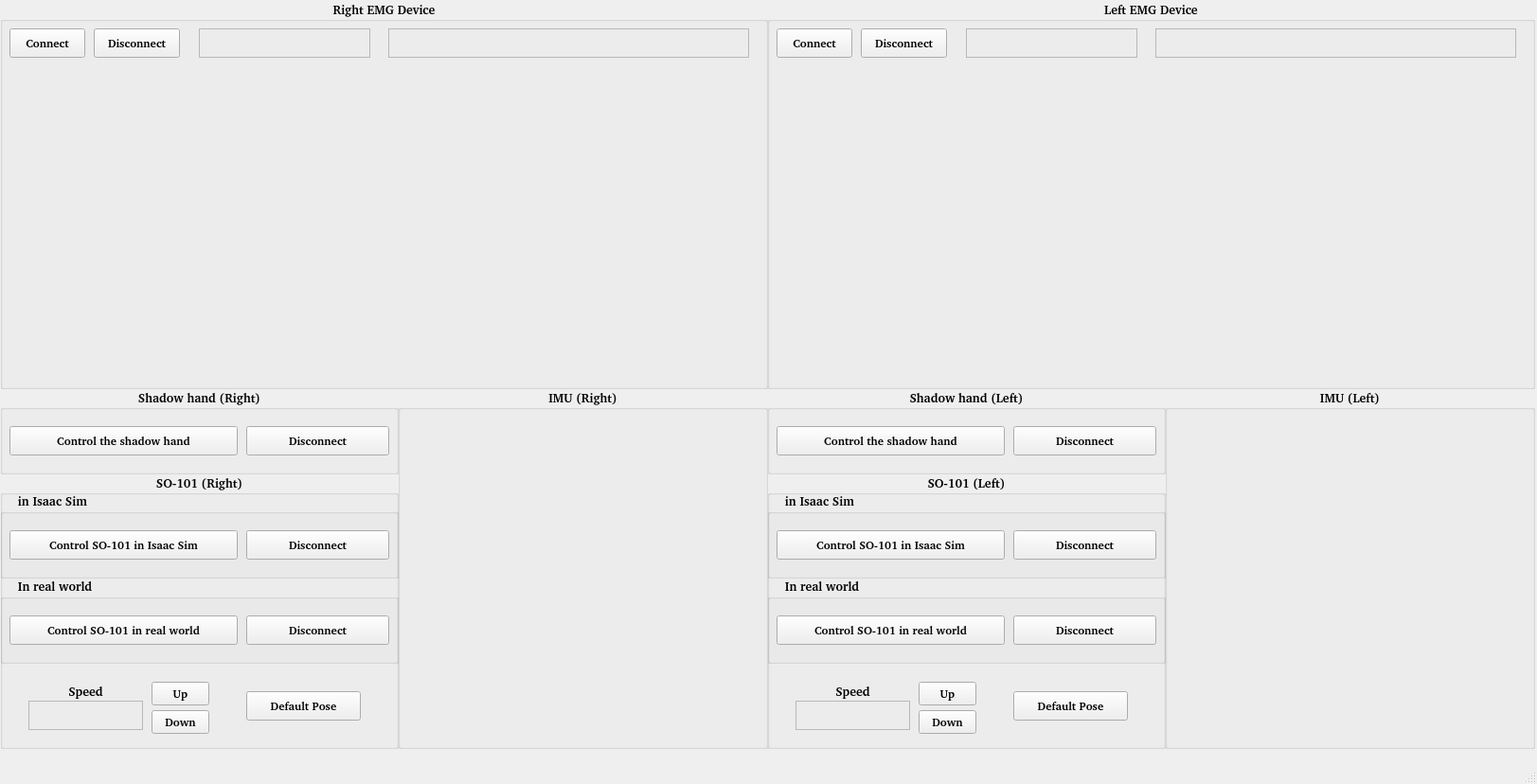
<?xml version="1.0" encoding="UTF-8"?>
<ui version="4.0">
 <class>MainWindow</class>
 <widget class="QMainWindow" name="MainWindow">
  <property name="geometry">
   <rect>
    <x>0</x>
    <y>0</y>
    <width>1623</width>
    <height>828</height>
   </rect>
  </property>
  <property name="font">
   <font>
    <family>URW Gothic [urw]</family>
    <pointsize>12</pointsize>
    <weight>75</weight>
    <bold>true</bold>
   </font>
  </property>
  <property name="windowTitle">
   <string>HRI control dashboard</string>
  </property>
  <widget class="QWidget" name="centralwidget">
   <property name="font">
    <font>
     <family>URW Gothic [urw]</family>
     <pointsize>10</pointsize>
     <weight>75</weight>
     <bold>true</bold>
    </font>
   </property>
   <property name="layoutDirection">
    <enum>Qt::LeftToRight</enum>
   </property>
   <widget class="QWidget" name="horizontalLayoutWidget">
    <property name="geometry">
     <rect>
      <x>0</x>
      <y>0</y>
      <width>811</width>
      <height>411</height>
     </rect>
    </property>
    <layout class="QHBoxLayout" name="horizontalLayout">
     <item>
      <widget class="QGroupBox" name="right_emg_device">
       <property name="font">
        <font>
         <family>URW Gothic [urw]</family>
         <pointsize>10</pointsize>
         <weight>75</weight>
         <italic>false</italic>
         <bold>true</bold>
         <underline>false</underline>
        </font>
       </property>
       <property name="layoutDirection">
        <enum>Qt::LeftToRight</enum>
       </property>
       <property name="title">
        <string>Right EMG Device</string>
       </property>
       <property name="alignment">
        <set>Qt::AlignCenter</set>
       </property>
       <widget class="QPushButton" name="btn_connect_right_emg">
        <property name="geometry">
         <rect>
          <x>10</x>
          <y>30</y>
          <width>80</width>
          <height>31</height>
         </rect>
        </property>
        <property name="font">
         <font>
          <family>URW Gothic [urw]</family>
          <pointsize>9</pointsize>
          <weight>75</weight>
          <italic>false</italic>
          <bold>true</bold>
          <underline>false</underline>
         </font>
        </property>
        <property name="text">
         <string>Connect</string>
        </property>
       </widget>
       <widget class="QPushButton" name="btn_disconnect_right_emg">
        <property name="geometry">
         <rect>
          <x>99</x>
          <y>30</y>
          <width>91</width>
          <height>31</height>
         </rect>
        </property>
        <property name="font">
         <font>
          <family>URW Gothic [urw]</family>
          <pointsize>9</pointsize>
          <weight>75</weight>
          <italic>false</italic>
          <bold>true</bold>
          <underline>false</underline>
         </font>
        </property>
        <property name="text">
         <string>Disconnect</string>
        </property>
       </widget>
       <widget class="QLabel" name="label_right_status">
        <property name="geometry">
         <rect>
          <x>210</x>
          <y>30</y>
          <width>181</width>
          <height>31</height>
         </rect>
        </property>
        <property name="font">
         <font>
          <family>URW Gothic [urw]</family>
          <pointsize>9</pointsize>
          <weight>75</weight>
          <italic>false</italic>
          <bold>true</bold>
          <underline>false</underline>
          <strikeout>false</strikeout>
          <stylestrategy>PreferDefault</stylestrategy>
          <kerning>true</kerning>
         </font>
        </property>
        <property name="layoutDirection">
         <enum>Qt::LeftToRight</enum>
        </property>
        <property name="frameShape">
         <enum>QFrame::StyledPanel</enum>
        </property>
        <property name="frameShadow">
         <enum>QFrame::Plain</enum>
        </property>
        <property name="lineWidth">
         <number>10</number>
        </property>
        <property name="midLineWidth">
         <number>10</number>
        </property>
        <property name="text">
         <string>&lt;html&gt;&lt;head/&gt;&lt;body&gt;&lt;p align=&quot;center&quot;&gt;&lt;br/&gt;&lt;/p&gt;&lt;/body&gt;&lt;/html&gt;</string>
        </property>
        <property name="alignment">
         <set>Qt::AlignCenter</set>
        </property>
       </widget>
       <widget class="QLabel" name="label_right_gesture">
        <property name="geometry">
         <rect>
          <x>410</x>
          <y>30</y>
          <width>381</width>
          <height>31</height>
         </rect>
        </property>
        <property name="font">
         <font>
          <family>URW Gothic [urw]</family>
          <pointsize>9</pointsize>
          <weight>75</weight>
          <italic>false</italic>
          <bold>true</bold>
          <underline>false</underline>
          <strikeout>false</strikeout>
          <stylestrategy>PreferDefault</stylestrategy>
          <kerning>true</kerning>
         </font>
        </property>
        <property name="layoutDirection">
         <enum>Qt::LeftToRight</enum>
        </property>
        <property name="frameShape">
         <enum>QFrame::StyledPanel</enum>
        </property>
        <property name="frameShadow">
         <enum>QFrame::Plain</enum>
        </property>
        <property name="lineWidth">
         <number>10</number>
        </property>
        <property name="midLineWidth">
         <number>10</number>
        </property>
        <property name="text">
         <string>&lt;html&gt;&lt;head/&gt;&lt;body&gt;&lt;p align=&quot;center&quot;&gt;&lt;br/&gt;&lt;/p&gt;&lt;/body&gt;&lt;/html&gt;</string>
        </property>
        <property name="alignment">
         <set>Qt::AlignCenter</set>
        </property>
       </widget>
       <widget class="QWidget" name="widget_right_ch1" native="true">
        <property name="geometry">
         <rect>
          <x>10</x>
          <y>70</y>
          <width>181</width>
          <height>151</height>
         </rect>
        </property>
        <property name="cursor">
         <cursorShape>ForbiddenCursor</cursorShape>
        </property>
        <property name="layoutDirection">
         <enum>Qt::LeftToRight</enum>
        </property>
       </widget>
       <widget class="QWidget" name="widget_right_ch2" native="true">
        <property name="geometry">
         <rect>
          <x>210</x>
          <y>70</y>
          <width>181</width>
          <height>151</height>
         </rect>
        </property>
       </widget>
       <widget class="QWidget" name="widget_right_ch3" native="true">
        <property name="geometry">
         <rect>
          <x>410</x>
          <y>70</y>
          <width>181</width>
          <height>151</height>
         </rect>
        </property>
       </widget>
       <widget class="QWidget" name="widget_right_ch4" native="true">
        <property name="geometry">
         <rect>
          <x>610</x>
          <y>70</y>
          <width>181</width>
          <height>151</height>
         </rect>
        </property>
       </widget>
       <widget class="QWidget" name="widget_right_ch5" native="true">
        <property name="geometry">
         <rect>
          <x>20</x>
          <y>240</y>
          <width>171</width>
          <height>141</height>
         </rect>
        </property>
       </widget>
       <widget class="QWidget" name="widget_right_ch6" native="true">
        <property name="geometry">
         <rect>
          <x>210</x>
          <y>240</y>
          <width>181</width>
          <height>151</height>
         </rect>
        </property>
       </widget>
       <widget class="QWidget" name="widget_right_ch7" native="true">
        <property name="geometry">
         <rect>
          <x>410</x>
          <y>240</y>
          <width>181</width>
          <height>151</height>
         </rect>
        </property>
       </widget>
       <widget class="QWidget" name="widget_right_ch8" native="true">
        <property name="geometry">
         <rect>
          <x>610</x>
          <y>240</y>
          <width>181</width>
          <height>151</height>
         </rect>
        </property>
       </widget>
      </widget>
     </item>
    </layout>
   </widget>
   <widget class="QWidget" name="horizontalLayoutWidget_2">
    <property name="geometry">
     <rect>
      <x>810</x>
      <y>0</y>
      <width>811</width>
      <height>411</height>
     </rect>
    </property>
    <layout class="QHBoxLayout" name="horizontalLayout_2">
     <item>
      <widget class="QGroupBox" name="left_emg_device">
       <property name="font">
        <font>
         <family>URW Gothic [urw]</family>
         <pointsize>10</pointsize>
         <weight>75</weight>
         <italic>false</italic>
         <bold>true</bold>
        </font>
       </property>
       <property name="title">
        <string>Left EMG Device</string>
       </property>
       <property name="alignment">
        <set>Qt::AlignCenter</set>
       </property>
       <widget class="QPushButton" name="btn_connect_left_emg">
        <property name="geometry">
         <rect>
          <x>10</x>
          <y>30</y>
          <width>80</width>
          <height>31</height>
         </rect>
        </property>
        <property name="font">
         <font>
          <family>URW Gothic [urw]</family>
          <pointsize>9</pointsize>
          <weight>75</weight>
          <italic>false</italic>
          <bold>true</bold>
          <underline>false</underline>
         </font>
        </property>
        <property name="text">
         <string>Connect</string>
        </property>
       </widget>
       <widget class="QPushButton" name="btn_disconnect_left_emg">
        <property name="geometry">
         <rect>
          <x>99</x>
          <y>30</y>
          <width>91</width>
          <height>31</height>
         </rect>
        </property>
        <property name="font">
         <font>
          <family>URW Gothic [urw]</family>
          <pointsize>9</pointsize>
          <weight>75</weight>
          <italic>false</italic>
          <bold>true</bold>
          <underline>false</underline>
         </font>
        </property>
        <property name="text">
         <string>Disconnect</string>
        </property>
       </widget>
       <widget class="QWidget" name="widget_left_ch1" native="true">
        <property name="geometry">
         <rect>
          <x>10</x>
          <y>70</y>
          <width>181</width>
          <height>151</height>
         </rect>
        </property>
       </widget>
       <widget class="QWidget" name="widget_left_ch2" native="true">
        <property name="geometry">
         <rect>
          <x>210</x>
          <y>70</y>
          <width>181</width>
          <height>151</height>
         </rect>
        </property>
       </widget>
       <widget class="QWidget" name="widget_left_ch3" native="true">
        <property name="geometry">
         <rect>
          <x>410</x>
          <y>70</y>
          <width>181</width>
          <height>151</height>
         </rect>
        </property>
       </widget>
       <widget class="QWidget" name="widget_left_ch4" native="true">
        <property name="geometry">
         <rect>
          <x>610</x>
          <y>70</y>
          <width>181</width>
          <height>151</height>
         </rect>
        </property>
       </widget>
       <widget class="QWidget" name="widget_left_ch5" native="true">
        <property name="geometry">
         <rect>
          <x>10</x>
          <y>240</y>
          <width>181</width>
          <height>151</height>
         </rect>
        </property>
       </widget>
       <widget class="QWidget" name="widget_left_ch6" native="true">
        <property name="geometry">
         <rect>
          <x>210</x>
          <y>240</y>
          <width>181</width>
          <height>151</height>
         </rect>
        </property>
       </widget>
       <widget class="QWidget" name="widget_left_ch7" native="true">
        <property name="geometry">
         <rect>
          <x>410</x>
          <y>240</y>
          <width>181</width>
          <height>151</height>
         </rect>
        </property>
       </widget>
       <widget class="QWidget" name="widget_left_ch8" native="true">
        <property name="geometry">
         <rect>
          <x>610</x>
          <y>240</y>
          <width>181</width>
          <height>151</height>
         </rect>
        </property>
       </widget>
       <widget class="QLabel" name="label_left_status">
        <property name="geometry">
         <rect>
          <x>210</x>
          <y>30</y>
          <width>181</width>
          <height>31</height>
         </rect>
        </property>
        <property name="font">
         <font>
          <family>URW Gothic [urw]</family>
          <pointsize>9</pointsize>
          <weight>75</weight>
          <italic>false</italic>
          <bold>true</bold>
         </font>
        </property>
        <property name="frameShape">
         <enum>QFrame::StyledPanel</enum>
        </property>
        <property name="text">
         <string/>
        </property>
        <property name="alignment">
         <set>Qt::AlignCenter</set>
        </property>
       </widget>
       <widget class="QLabel" name="label_left_gesture">
        <property name="geometry">
         <rect>
          <x>410</x>
          <y>30</y>
          <width>381</width>
          <height>31</height>
         </rect>
        </property>
        <property name="font">
         <font>
          <family>URW Gothic [urw]</family>
          <pointsize>9</pointsize>
          <weight>75</weight>
          <italic>false</italic>
          <bold>true</bold>
         </font>
        </property>
        <property name="frameShape">
         <enum>QFrame::StyledPanel</enum>
        </property>
        <property name="text">
         <string/>
        </property>
        <property name="textFormat">
         <enum>Qt::AutoText</enum>
        </property>
        <property name="alignment">
         <set>Qt::AlignCenter</set>
        </property>
       </widget>
      </widget>
     </item>
    </layout>
   </widget>
   <widget class="QWidget" name="horizontalLayoutWidget_3">
    <property name="geometry">
     <rect>
      <x>0</x>
      <y>410</y>
      <width>421</width>
      <height>91</height>
     </rect>
    </property>
    <layout class="QHBoxLayout" name="horizontalLayout_3">
     <item>
      <widget class="QGroupBox" name="shadow_hand_right">
       <property name="font">
        <font>
         <family>URW Gothic [urw]</family>
         <pointsize>10</pointsize>
         <weight>75</weight>
         <italic>false</italic>
         <bold>true</bold>
        </font>
       </property>
       <property name="title">
        <string>Shadow hand (Right)</string>
       </property>
       <property name="alignment">
        <set>Qt::AlignCenter</set>
       </property>
       <widget class="QPushButton" name="btn_shadow_right_on">
        <property name="geometry">
         <rect>
          <x>10</x>
          <y>40</y>
          <width>241</width>
          <height>31</height>
         </rect>
        </property>
        <property name="font">
         <font>
          <family>URW Gothic [urw]</family>
          <pointsize>9</pointsize>
          <weight>75</weight>
          <italic>false</italic>
          <bold>true</bold>
         </font>
        </property>
        <property name="text">
         <string>Control the shadow hand</string>
        </property>
       </widget>
       <widget class="QPushButton" name="btn_shadow_right_off">
        <property name="geometry">
         <rect>
          <x>260</x>
          <y>40</y>
          <width>151</width>
          <height>31</height>
         </rect>
        </property>
        <property name="font">
         <font>
          <family>URW Gothic [urw]</family>
          <pointsize>9</pointsize>
          <weight>75</weight>
          <italic>false</italic>
          <bold>true</bold>
         </font>
        </property>
        <property name="text">
         <string>Disconnect</string>
        </property>
       </widget>
      </widget>
     </item>
    </layout>
   </widget>
   <widget class="QWidget" name="horizontalLayoutWidget_4">
    <property name="geometry">
     <rect>
      <x>0</x>
      <y>500</y>
      <width>421</width>
      <height>291</height>
     </rect>
    </property>
    <layout class="QHBoxLayout" name="horizontalLayout_4">
     <item>
      <widget class="QGroupBox" name="so101_right">
       <property name="font">
        <font>
         <family>URW Gothic [urw]</family>
         <pointsize>10</pointsize>
         <weight>75</weight>
         <italic>false</italic>
         <bold>true</bold>
        </font>
       </property>
       <property name="title">
        <string>SO-101 (Right)</string>
       </property>
       <property name="alignment">
        <set>Qt::AlignCenter</set>
       </property>
       <widget class="QGroupBox" name="groupBox_7">
        <property name="geometry">
         <rect>
          <x>0</x>
          <y>20</y>
          <width>421</width>
          <height>91</height>
         </rect>
        </property>
        <property name="title">
         <string>     in Isaac Sim</string>
        </property>
        <widget class="QPushButton" name="btn_so101_sim_right_off">
         <property name="geometry">
          <rect>
           <x>260</x>
           <y>40</y>
           <width>151</width>
           <height>31</height>
          </rect>
         </property>
         <property name="font">
          <font>
           <family>URW Gothic [urw]</family>
           <pointsize>9</pointsize>
           <weight>75</weight>
           <italic>false</italic>
           <bold>true</bold>
          </font>
         </property>
         <property name="text">
          <string>Disconnect</string>
         </property>
        </widget>
       </widget>
       <widget class="QGroupBox" name="groupBox_8">
        <property name="geometry">
         <rect>
          <x>0</x>
          <y>110</y>
          <width>421</width>
          <height>91</height>
         </rect>
        </property>
        <property name="title">
         <string>     In real world</string>
        </property>
        <widget class="QPushButton" name="btn_so101_real_right_on">
         <property name="geometry">
          <rect>
           <x>10</x>
           <y>40</y>
           <width>241</width>
           <height>31</height>
          </rect>
         </property>
         <property name="font">
          <font>
           <family>URW Gothic [urw]</family>
           <pointsize>9</pointsize>
           <weight>75</weight>
           <italic>false</italic>
           <bold>true</bold>
          </font>
         </property>
         <property name="text">
          <string>Control SO-101 in real world</string>
         </property>
        </widget>
        <widget class="QPushButton" name="btn_so101_real_right_off">
         <property name="geometry">
          <rect>
           <x>260</x>
           <y>40</y>
           <width>151</width>
           <height>31</height>
          </rect>
         </property>
         <property name="font">
          <font>
           <family>URW Gothic [urw]</family>
           <pointsize>9</pointsize>
           <weight>75</weight>
           <italic>false</italic>
           <bold>true</bold>
          </font>
         </property>
         <property name="text">
          <string>Disconnect</string>
         </property>
        </widget>
       </widget>
       <widget class="QPushButton" name="btn_so101_sim_right_on">
        <property name="geometry">
         <rect>
          <x>10</x>
          <y>60</y>
          <width>241</width>
          <height>31</height>
         </rect>
        </property>
        <property name="font">
         <font>
          <family>URW Gothic [urw]</family>
          <pointsize>9</pointsize>
          <weight>75</weight>
          <italic>false</italic>
          <bold>true</bold>
         </font>
        </property>
        <property name="text">
         <string>Control SO-101 in Isaac Sim</string>
        </property>
       </widget>
       <widget class="QPushButton" name="btn_reset_right">
        <property name="geometry">
         <rect>
          <x>260</x>
          <y>230</y>
          <width>121</width>
          <height>31</height>
         </rect>
        </property>
        <property name="font">
         <font>
          <family>URW Gothic [urw]</family>
          <pointsize>9</pointsize>
          <weight>75</weight>
          <italic>false</italic>
          <bold>true</bold>
         </font>
        </property>
        <property name="text">
         <string>Default Pose</string>
        </property>
       </widget>
       <widget class="QPushButton" name="btn_speed_down_right">
        <property name="geometry">
         <rect>
          <x>160</x>
          <y>250</y>
          <width>61</width>
          <height>25</height>
         </rect>
        </property>
        <property name="font">
         <font>
          <family>URW Gothic [urw]</family>
          <pointsize>9</pointsize>
          <weight>75</weight>
          <italic>false</italic>
          <bold>true</bold>
         </font>
        </property>
        <property name="text">
         <string>Down</string>
        </property>
       </widget>
       <widget class="QLabel" name="label_7">
        <property name="geometry">
         <rect>
          <x>30</x>
          <y>220</y>
          <width>121</width>
          <height>21</height>
         </rect>
        </property>
        <property name="frameShape">
         <enum>QFrame::NoFrame</enum>
        </property>
        <property name="text">
         <string>Speed</string>
        </property>
        <property name="alignment">
         <set>Qt::AlignCenter</set>
        </property>
       </widget>
       <widget class="QPushButton" name="btn_speed_up_right">
        <property name="geometry">
         <rect>
          <x>160</x>
          <y>220</y>
          <width>61</width>
          <height>25</height>
         </rect>
        </property>
        <property name="font">
         <font>
          <family>URW Gothic [urw]</family>
          <pointsize>9</pointsize>
          <weight>75</weight>
          <italic>false</italic>
          <bold>true</bold>
         </font>
        </property>
        <property name="text">
         <string>Up</string>
        </property>
       </widget>
       <widget class="QLabel" name="label_speed_right">
        <property name="geometry">
         <rect>
          <x>30</x>
          <y>240</y>
          <width>121</width>
          <height>31</height>
         </rect>
        </property>
        <property name="frameShape">
         <enum>QFrame::StyledPanel</enum>
        </property>
        <property name="text">
         <string/>
        </property>
        <property name="alignment">
         <set>Qt::AlignCenter</set>
        </property>
       </widget>
      </widget>
     </item>
    </layout>
   </widget>
   <widget class="QWidget" name="horizontalLayoutWidget_5">
    <property name="geometry">
     <rect>
      <x>810</x>
      <y>410</y>
      <width>421</width>
      <height>91</height>
     </rect>
    </property>
    <layout class="QHBoxLayout" name="horizontalLayout_5">
     <item>
      <widget class="QGroupBox" name="shadow_hand_left">
       <property name="font">
        <font>
         <family>URW Gothic [urw]</family>
         <pointsize>10</pointsize>
         <weight>75</weight>
         <italic>false</italic>
         <bold>true</bold>
        </font>
       </property>
       <property name="title">
        <string>Shadow hand (Left)</string>
       </property>
       <property name="alignment">
        <set>Qt::AlignCenter</set>
       </property>
       <widget class="QPushButton" name="btn_shadow_left_off">
        <property name="geometry">
         <rect>
          <x>260</x>
          <y>40</y>
          <width>151</width>
          <height>31</height>
         </rect>
        </property>
        <property name="font">
         <font>
          <family>URW Gothic [urw]</family>
          <pointsize>9</pointsize>
          <weight>75</weight>
          <italic>false</italic>
          <bold>true</bold>
         </font>
        </property>
        <property name="text">
         <string>Disconnect</string>
        </property>
       </widget>
       <widget class="QPushButton" name="btn_shadow_left_on">
        <property name="geometry">
         <rect>
          <x>10</x>
          <y>40</y>
          <width>241</width>
          <height>31</height>
         </rect>
        </property>
        <property name="font">
         <font>
          <family>URW Gothic [urw]</family>
          <pointsize>9</pointsize>
          <weight>75</weight>
          <italic>false</italic>
          <bold>true</bold>
         </font>
        </property>
        <property name="text">
         <string>Control the shadow hand</string>
        </property>
       </widget>
      </widget>
     </item>
    </layout>
   </widget>
   <widget class="QWidget" name="horizontalLayoutWidget_6">
    <property name="geometry">
     <rect>
      <x>810</x>
      <y>500</y>
      <width>421</width>
      <height>291</height>
     </rect>
    </property>
    <layout class="QHBoxLayout" name="horizontalLayout_6">
     <item>
      <widget class="QGroupBox" name="so101_right_2">
       <property name="font">
        <font>
         <family>URW Gothic [urw]</family>
         <pointsize>10</pointsize>
         <weight>75</weight>
         <italic>false</italic>
         <bold>true</bold>
        </font>
       </property>
       <property name="title">
        <string>SO-101 (Left)</string>
       </property>
       <property name="alignment">
        <set>Qt::AlignCenter</set>
       </property>
       <widget class="QGroupBox" name="groupBox_9">
        <property name="geometry">
         <rect>
          <x>0</x>
          <y>20</y>
          <width>421</width>
          <height>91</height>
         </rect>
        </property>
        <property name="title">
         <string>     in Isaac Sim</string>
        </property>
        <widget class="QPushButton" name="btn_so101_sim_left_off">
         <property name="geometry">
          <rect>
           <x>260</x>
           <y>40</y>
           <width>151</width>
           <height>31</height>
          </rect>
         </property>
         <property name="font">
          <font>
           <family>URW Gothic [urw]</family>
           <pointsize>9</pointsize>
           <weight>75</weight>
           <italic>false</italic>
           <bold>true</bold>
          </font>
         </property>
         <property name="text">
          <string>Disconnect</string>
         </property>
        </widget>
       </widget>
       <widget class="QPushButton" name="btn_so101_sim_left_on">
        <property name="geometry">
         <rect>
          <x>10</x>
          <y>60</y>
          <width>241</width>
          <height>31</height>
         </rect>
        </property>
        <property name="font">
         <font>
          <family>URW Gothic [urw]</family>
          <pointsize>9</pointsize>
          <weight>75</weight>
          <italic>false</italic>
          <bold>true</bold>
         </font>
        </property>
        <property name="text">
         <string>Control SO-101 in Isaac Sim</string>
        </property>
       </widget>
       <widget class="QGroupBox" name="groupBox_10">
        <property name="geometry">
         <rect>
          <x>0</x>
          <y>110</y>
          <width>421</width>
          <height>91</height>
         </rect>
        </property>
        <property name="title">
         <string>     In real world</string>
        </property>
        <widget class="QPushButton" name="btn_so101_real_left_on">
         <property name="geometry">
          <rect>
           <x>10</x>
           <y>40</y>
           <width>241</width>
           <height>31</height>
          </rect>
         </property>
         <property name="font">
          <font>
           <family>URW Gothic [urw]</family>
           <pointsize>9</pointsize>
           <weight>75</weight>
           <italic>false</italic>
           <bold>true</bold>
          </font>
         </property>
         <property name="text">
          <string>Control SO-101 in real world</string>
         </property>
        </widget>
        <widget class="QPushButton" name="btn_so101_real_left_off">
         <property name="geometry">
          <rect>
           <x>260</x>
           <y>40</y>
           <width>151</width>
           <height>31</height>
          </rect>
         </property>
         <property name="font">
          <font>
           <family>URW Gothic [urw]</family>
           <pointsize>9</pointsize>
           <weight>75</weight>
           <italic>false</italic>
           <bold>true</bold>
          </font>
         </property>
         <property name="text">
          <string>Disconnect</string>
         </property>
        </widget>
       </widget>
       <widget class="QPushButton" name="btn_speed_up_left">
        <property name="geometry">
         <rect>
          <x>160</x>
          <y>220</y>
          <width>61</width>
          <height>25</height>
         </rect>
        </property>
        <property name="font">
         <font>
          <family>URW Gothic [urw]</family>
          <pointsize>9</pointsize>
          <weight>75</weight>
          <italic>false</italic>
          <bold>true</bold>
         </font>
        </property>
        <property name="text">
         <string>Up</string>
        </property>
       </widget>
       <widget class="QPushButton" name="btn_speed_down_left">
        <property name="geometry">
         <rect>
          <x>160</x>
          <y>250</y>
          <width>61</width>
          <height>25</height>
         </rect>
        </property>
        <property name="font">
         <font>
          <family>URW Gothic [urw]</family>
          <pointsize>9</pointsize>
          <weight>75</weight>
          <italic>false</italic>
          <bold>true</bold>
         </font>
        </property>
        <property name="text">
         <string>Down</string>
        </property>
       </widget>
       <widget class="QPushButton" name="btn_reset_left">
        <property name="geometry">
         <rect>
          <x>260</x>
          <y>230</y>
          <width>121</width>
          <height>31</height>
         </rect>
        </property>
        <property name="font">
         <font>
          <family>URW Gothic [urw]</family>
          <pointsize>9</pointsize>
          <weight>75</weight>
          <italic>false</italic>
          <bold>true</bold>
         </font>
        </property>
        <property name="text">
         <string>Default Pose</string>
        </property>
       </widget>
       <widget class="QLabel" name="label_speed_left">
        <property name="geometry">
         <rect>
          <x>30</x>
          <y>240</y>
          <width>121</width>
          <height>31</height>
         </rect>
        </property>
        <property name="frameShape">
         <enum>QFrame::StyledPanel</enum>
        </property>
        <property name="text">
         <string/>
        </property>
        <property name="alignment">
         <set>Qt::AlignCenter</set>
        </property>
       </widget>
       <widget class="QLabel" name="label_8">
        <property name="geometry">
         <rect>
          <x>30</x>
          <y>220</y>
          <width>121</width>
          <height>21</height>
         </rect>
        </property>
        <property name="frameShape">
         <enum>QFrame::NoFrame</enum>
        </property>
        <property name="text">
         <string>Speed</string>
        </property>
        <property name="alignment">
         <set>Qt::AlignCenter</set>
        </property>
       </widget>
       <widget class="QGroupBox" name="groupBox_2">
        <property name="geometry">
         <rect>
          <x>420</x>
          <y>-90</y>
          <width>389</width>
          <height>379</height>
         </rect>
        </property>
        <property name="title">
         <string>GroupBox</string>
        </property>
       </widget>
       <zorder>groupBox_2</zorder>
       <zorder>groupBox_9</zorder>
       <zorder>btn_so101_sim_left_on</zorder>
       <zorder>groupBox_10</zorder>
       <zorder>btn_speed_up_left</zorder>
       <zorder>btn_speed_down_left</zorder>
       <zorder>btn_reset_left</zorder>
       <zorder>label_speed_left</zorder>
       <zorder>label_8</zorder>
      </widget>
     </item>
    </layout>
   </widget>
   <widget class="QWidget" name="horizontalLayoutWidget_7">
    <property name="geometry">
     <rect>
      <x>420</x>
      <y>410</y>
      <width>391</width>
      <height>381</height>
     </rect>
    </property>
    <layout class="QHBoxLayout" name="horizontalLayout_7">
     <item>
      <widget class="QGroupBox" name="groupBox">
       <property name="title">
        <string>IMU (Right)</string>
       </property>
       <property name="alignment">
        <set>Qt::AlignCenter</set>
       </property>
       <widget class="QWidget" name="widget" native="true">
        <property name="geometry">
         <rect>
          <x>10</x>
          <y>30</y>
          <width>371</width>
          <height>341</height>
         </rect>
        </property>
       </widget>
      </widget>
     </item>
    </layout>
   </widget>
   <widget class="QWidget" name="horizontalLayoutWidget_8">
    <property name="geometry">
     <rect>
      <x>1230</x>
      <y>410</y>
      <width>391</width>
      <height>381</height>
     </rect>
    </property>
    <layout class="QHBoxLayout" name="horizontalLayout_8">
     <item>
      <widget class="QGroupBox" name="groupBox_3">
       <property name="title">
        <string>IMU (Left)</string>
       </property>
       <property name="alignment">
        <set>Qt::AlignCenter</set>
       </property>
       <widget class="QWidget" name="widget_2" native="true">
        <property name="geometry">
         <rect>
          <x>10</x>
          <y>30</y>
          <width>120</width>
          <height>80</height>
         </rect>
        </property>
       </widget>
      </widget>
     </item>
    </layout>
   </widget>
  </widget>
  <widget class="QStatusBar" name="statusbar"/>
 </widget>
 <resources/>
 <connections/>
</ui>
